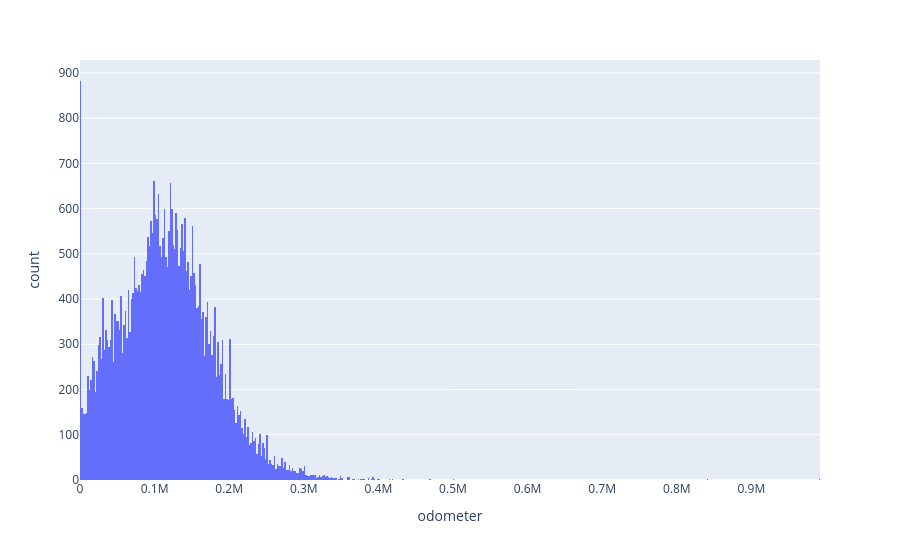

The notebook cell saved with this chart:
### Markdown cell above
### Comentarios rspecto a la Relación entre Kilometraje y Precio (Gráfico de Dispersión)

  * Cada punto azul representa **un vehículo individual** publicado en la plataforma[cite: 1, 2].
  * Eje X (Odometer / Kilometraje): Indica el uso que tiene el auto medido en millas[cite: 1, 3].
  * Eje Y (Price / Precio): Indica el valor en dólares al que se está vendiendo[cite: 1, 3].

* **Hallazgos principales:**
  1. Tendencia de depreciación (Caída de precio): Se observa una clara inclinación hacia abajo. A medida que los puntos se desplazan hacia la derecha (más millas recorridas), la altura en el eje Y baja (menor precio pedido).
  2. El núcleo del mercado: La mayor cantidad de puntos forma una nube densa en la esquina inferior izquierda. Esto nos dice que el mercado común está compuesto por autos con menos de 200,000 millas (`0.2M`) y precios por debajo de $50,000 dólares.
  3. Puntos atípicos (Casos especiales):
     * **Arriba (Precios muy altos):** Puntos aislados con precios cercanos a $300,000 o $375,000 dólares (posibles vehículos comerciales o errores de captura al publicar).
     * **A la extrema derecha (Kilometraje extremo):** Puntos solitarios cerca de 1,000,000 de millas (`1M`), que corresponden a autos con uso desmedido o números arbitrarios colocados por el vendedor.

* Podríoamos concluir que el desgaste por uso (kilometraje) es un factor determinante en el valor del automóvil: a mayor recorrido, menor es su costo en el mercado.

### Code cell
car_data = pd.read_csv('vehicles_us.csv') # leer los datos
fig = px.histogram(car_data, x="odometer") # crear un histograma
fig.show() # crear gráfico de dispersión

### Figure 1 — Plotly figure (JSON) as saved in the notebook; plotly's stock layout.template omitted (floating-point values rounded to 4 significant figures; data arrays with more than 128 entries replaced by an {"elided": "..."} marker saying what was removed)
{"data": [{"bingroup": "x", "hovertemplate": "odometer=%{x}<br>count=%{y}<extra></extra>", "legendgroup": "", "marker": {"color": "#636efa", "pattern": {"shape": ""}}, "name": "", "orientation": "v", "showlegend": false, "type": "histogram", "x": {"elided": "51525 float values"}, "xaxis": "x", "yaxis": "y"}], "layout": {"barmode": "relative", "legend": {"tracegroupgap": 0}, "margin": {"t": 60}, "xaxis": {"anchor": "y", "domain": [0, 1], "title": {"text": "odometer"}}, "yaxis": {"anchor": "x", "domain": [0, 1], "title": {"text": "count"}}}}
